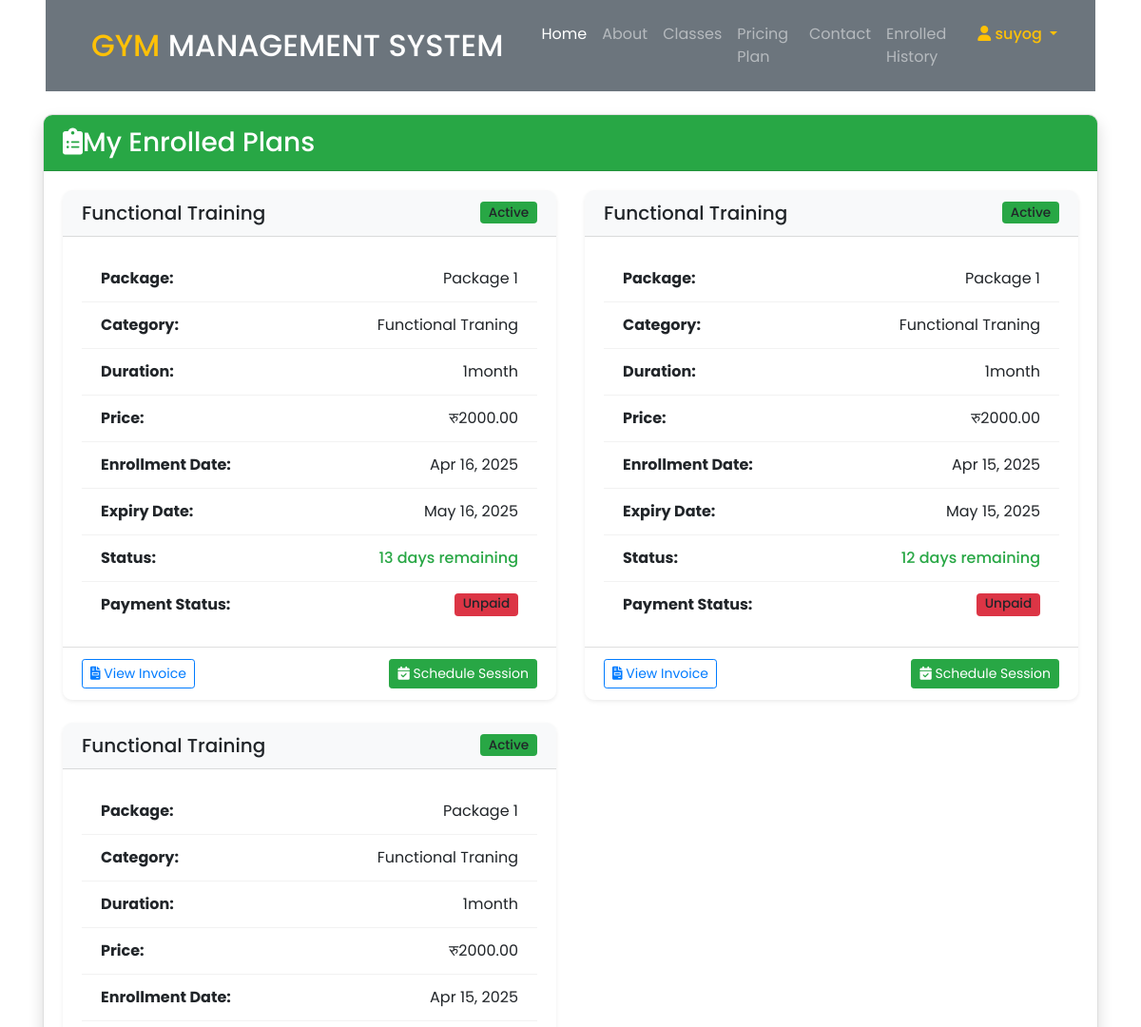
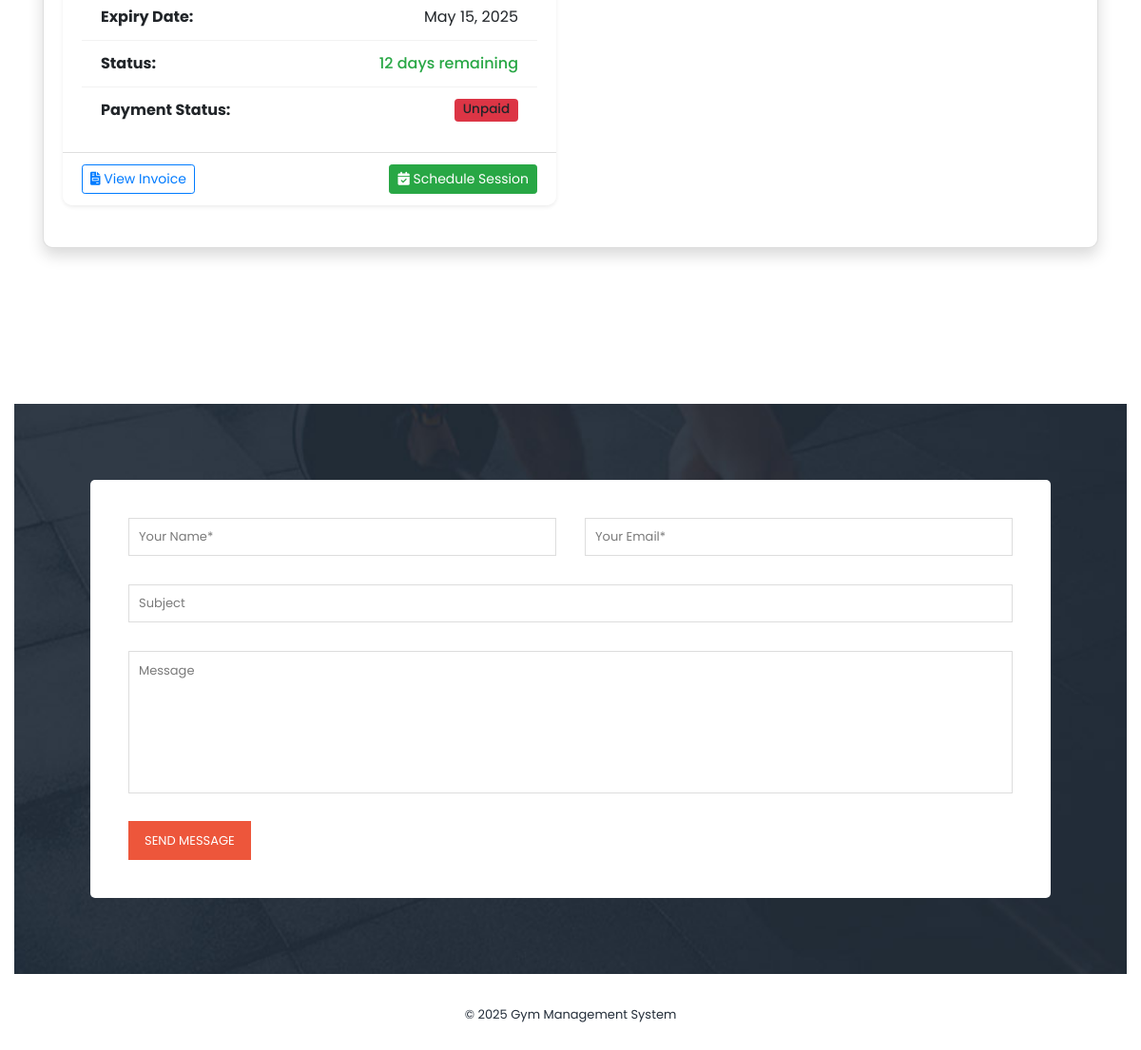
The page /member/enrolled-plans/ (signed in) on the database its author committed (2 pictures, top to bottom).
### app/models.py (models this page shows, shortened)
class Enroll(models.Model):
    package = models.ForeignKey(Package, on_delete=models.CASCADE, null=True, blank=True)
    register = models.ForeignKey(Signup, on_delete=models.CASCADE, null=True, blank=True)
    enrollnumber = models.CharField(max_length=100, null=True, blank=True)
    status = models.IntegerField(choices=STATUS, default=1)
    creationdate = models.DateTimeField(auto_now_add=True)

class Package(models.Model):
    category = models.ForeignKey(Category, on_delete=models.CASCADE, null=True)
    packagename = models.ForeignKey(Packagetype, on_delete=models.CASCADE, null=True)
    titlename = models.CharField(max_length=200, null=True)
    packageduration = models.CharField(max_length=50, null=True)
    price = models.DecimalField(max_digits=10, decimal_places=2, null=True)
    description = models.TextField(null=True)
    creationdate = models.DateTimeField(auto_now_add=True)

class Packagetype(models.Model):
    category = models.ForeignKey(Category, on_delete=models.CASCADE, null=True)
    packagename = models.CharField(max_length=200, null=True)
    creationdate = models.DateTimeField(auto_now_add=True)

class Category(models.Model):
    categoryname = models.CharField(max_length=200, null=True)
    status = models.CharField(max_length=300, null=True)
    creationdate = models.DateTimeField(auto_now_add=True)

### app/views.py (the view)
# urls.py: path('member/enrolled-plans/', enrolled_plans, name='enrolled_plans'),
def enrolled_plans(request):
    try:
        member_profile = get_object_or_404(Signup, user=request.user)
        enrolled_plans = Enroll.objects.filter(register=member_profile).select_related(
            'package',
            'package__packagename',
            'package__category'
        ).order_by('-creationdate')
        today = timezone.now().date()
        for enroll in enrolled_plans:
            duration_days = parse_duration(enroll.package.packageduration)
            expiry_date = enroll.creationdate.date() + timedelta(days=duration_days)
            remaining_days = (expiry_date - today).days
            enroll.remaining_days = remaining_days
            enroll.expiry_date = expiry_date
            enroll.duration_display = enroll.package.packageduration
            if remaining_days > 0:
                enroll.status = "Active"
                enroll.status_badge = "bg-success"
                enroll.days_display = f"{remaining_days} day{'s' if remaining_days != 1 else ''} remaining"
            elif remaining_days == 0:
                enroll.status = "Expiring Today"
                enroll.status_badge = "bg-warning"
                enroll.days_display = "Expires today"
            else:
                enroll.status = "Expired"
                enroll.status_badge = "bg-danger"
                enroll.days_display = f"Expired {abs(remaining_days)} day{'s' if abs(remaining_days) != 1 else ''} ago"
            enroll.payment_status = "Paid" if enroll.status == 1 else "Unpaid"
        context = {
            'enrolled_plans': enrolled_plans,
            'member': member_profile,
            'today': today
        }
        return render(request, 'enrolled_plans.html', context)
    except Exception as e:
        print(f"Error: {str(e)}")
        return render(request, 'enrolled_plans.html', {'error': str(e)})

### app/views.py (called while the page is built)
def parse_duration(duration_str):
    try:
        if 'month' in duration_str.lower():
            return 30  # Approximate 1 month as 30 days
        elif 'year' in duration_str.lower():
            return 365  # Approximate 1 year as 365 days
        elif 'week' in duration_str.lower():
            return 7  # 1 week as 7 days
        else:
            num = int(''.join(filter(str.isdigit, duration_str)))
            return num
    except:
        return 30  # Default to 30 days if parsing fails

### templates/enrolled_plans.html (shortened to what this page needs)
{% extends 'header.html' %}
{% load static %}
{% block main_content %}
<div class="container py-4">
    <div class="row">
        <div class="col-12">
            <div class="card shadow">
                <div class="card-header bg-success text-white">
                    <h3 class="mb-0">
                        <i class="fas fa-clipboard-list me-2"></i>My Enrolled Plans
                    </h3>
                </div>
                <div class="card-body">
                    {% if enrolled_plans %}
                    <div class="row">
                        {% for enroll in enrolled_plans %}
                        <div class="col-md-6 mb-4">
                            <div class="card h-100 border-0 shadow-sm">
                                <div class="card-header bg-light d-flex justify-content-between align-items-center">
                                    <h5 class="mb-0">{{ enroll.package.titlename }}</h5>
                                    <span class="badge {{ enroll.status_badge }}">{{ enroll.status }}</span>
                                </div>
                                <div class="card-body">
                                    <ul class="list-group list-group-flush">
                                        <li class="list-group-item d-flex justify-content-between">
                                            <span><strong>Package:</strong></span>
                                            <span>{{ enroll.package.packagename.packagename }}</span>
                                        </li>
                                        <li class="list-group-item d-flex justify-content-between">
                                            <span><strong>Category:</strong></span>
                                            <span>{{ enroll.package.category.categoryname }}</span>
                                        </li>
                                        <li class="list-group-item d-flex justify-content-between">
                                            <span><strong>Duration:</strong></span>
                                            <span>{{ enroll.duration_display }}</span>
                                        </li>
                                        <li class="list-group-item d-flex justify-content-between">
                                            <span><strong>Price:</strong></span>
                                            <span>रु{{ enroll.package.price }}</span>
                                        </li>
                                        <li class="list-group-item d-flex justify-content-between">
                                            <span><strong>Enrollment Date:</strong></span>
                                            <span>{{ enroll.creationdate|date:"M d, Y" }}</span>
                                        </li>
                                        <li class="list-group-item d-flex justify-content-between">
                                            <span><strong>Expiry Date:</strong></span>
                                            <span>{{ enroll.expiry_date|date:"M d, Y" }}</span>
                                        </li>
                                        <li class="list-group-item d-flex justify-content-between">
                                            <span><strong>Status:</strong></span>
                                            <span class="{% if enroll.remaining_days < 0 %}text-danger{% elif enroll.remaining_days <= 7 %}text-warning{% else %}text-success{% endif %}">
                                                {{ enroll.days_display }}
                                            </span>
                                        </li>
                                        <li class="list-group-item d-flex justify-content-between">
                                            <span><strong>Payment Status:</strong></span>
                                            <span class="badge {% if enroll.payment_status == 'Paid' %}bg-success{% else %}bg-danger{% endif %}">
                                                {{ enroll.payment_status }}
                                            </span>
                                        </li>
                                    </ul>
                                </div>
                                <div class="card-footer bg-white d-flex justify-content-between">
                                    <a href="{% url 'view_invoice' enroll.id %}" class="btn btn-sm btn-outline-primary">
                                        <i class="fas fa-file-invoice me-1"></i> View Invoice
                                    </a>
                                    {% if enroll.status == "Active" %}
                                    <a href="#" class="btn btn-sm btn-success">
                                        <i class="fas fa-calendar-check me-1"></i> Schedule Session
                                    </a>
                                    {% else %}
                                    <a href="{% url 'renew_plan' enroll.id %}" class="btn btn-sm btn-outline-danger">
                                        <i class="fas fa-sync-alt me-1"></i> Renew Plan
                                    </a>
                                    {% endif %}
                                </div>
                            </div>
                        </div>
                        {% endfor %}
                    </div>
                    {% else %}
                    <div class="alert alert-warning">
                        <i class="fas fa-exclamation-triangle me-2"></i>
                        You don't have any active plans. Please enroll in a package to get started.
                    </div>
                    {% endif %}
                </div>
            </div>
        </div>
    </div>
</div>
{% endblock %}

### templates/header.html (shortened to what this page needs)
{% load static %}
<!DOCTYPE html>
<html lang="en">
<head>
    <link rel="stylesheet" href="{% static 'assets/css/bootstrap.min.css' %}">
    <link rel="stylesheet" href="{% static 'assets/css/font-awesome.css' %}">
    <link rel="stylesheet" href="{% static 'assets/css/templatemo-training-studio.css' %}">
    <link rel="stylesheet" href="https://cdnjs.cloudflare.com/ajax/libs/font-awesome/6.0.0/css/all.min.css" />
</head>
<body>
<div class="container-fluid position-relative nav-bar p-0">
    <div class="position-relative px-lg-5" style="z-index: 9;">
        <nav class="navbar navbar-expand-lg bg-secondary navbar-dark py-3 py-lg-3 pl-3 pl-lg-5">
            <a href="/" class="navbar-brand">
                <h2 class="text-uppercase text-warning mb-0">Gym <span class="text-white">Management System</span></h2>
            </a>
            <div class="collapse navbar-collapse justify-content-between px-3" id="navbarCollapse">
                <ul class="navbar-nav ml-auto py-0">
                    <li class="nav-item"><a href="/" class="nav-link active">Home</a></li>
                    <li class="nav-item"><a href="#features" class="nav-link">About</a></li>
                    <li class="nav-item"><a href="#our-classes" class="nav-link">Classes</a></li>
                    <li class="nav-item"><a href="#trainers" class="nav-link">Pricing Plan</a></li>
                    <li class="nav-item"><a href="#contact-us" class="nav-link">Contact</a></li>
                    {% if request.user.is_authenticated %}
                        <li class="nav-item"><a href="/enrolled_history/" class="nav-link">Enrolled History</a></li>
                        <li class="nav-item dropdown">
                            <span class="nav-link dropdown-toggle text-warning" >
                                <i class="fa fa-user"></i> {{ request.user.first_name }}
                            </span>
                        </li>
                    {% else %}
                        <li class="nav-item"><a href="/login" class="nav-link">Login</a></li>
                    {% endif %}
                </ul>
            </div>
        </nav>
    </div>
</div>
<div class="main">
    {% block main_content %}
    {% endblock %}
</div>
<section class="section" id="contact-us">
    <div class="container-fluid">
        <div class="row">
            <div class="col-lg-12 col-md-6 col-xs-12">
                <div class="contact-form">
                    <form id="contact" action="" method="post">
                        <div class="row">
                            <div class="col-md-6">
                                <input name="name" type="text" id="name" placeholder="Your Name*" required>
                            </div>
                            <div class="col-md-6">
                                <input name="email" type="email" id="email" placeholder="Your Email*" required>
                            </div>
                            <div class="col-md-12">
                                <input name="subject" type="text" id="subject" placeholder="Subject">
                                <textarea name="message" rows="6" id="message" placeholder="Message" required></textarea>
                                <button type="submit" id="form-submit" class="main-button">Send Message</button>
                            </div>
                        </div>
                    </form>
                </div>
            </div>
        </div>
    </div>
</section>
<footer>
    <div class="container text-center">
        <p>© <script>document.write(new Date().getFullYear());</script> Gym Management System</p>
    </div>
</footer>
</body>
</html>

### static/assets/css/templatemo-training-studio.css (style rules this page uses)
html, body, div, span, applet, object, iframe, h1, h2, h3, h4, h5, h6, p, blockquote, div pre, a, abbr, acronym, address, big, cite, code, del, dfn, em, font, img, ins, kbd, q, s, samp, small, strike, strong, sub, sup, tt, var, b, u, i, center, dl, dt, dd, ol, ul, li, figure, header, nav, section, article, aside, footer, figcaption { margin: 0; padding: 0; border: 0; outline: 0; }
ul, li { padding: 0; margin: 0; list-style: none; }
header, nav, section, article, aside, footer, hgroup { display: block; }
* { box-sizing: border-box; }
html, body { font-family: 'Poppins', sans-serif; font-weight: 400; background-color: #fff; font-size: 16px; -ms-text-size-adjust: 100%; -webkit-font-smoothing: antialiased; -moz-osx-font-smoothing: grayscale; }
a { text-decoration: none !important; }
h1, h2, h3, h4, h5, h6 { margin-top: 0px; margin-bottom: 0px; }
ul { margin-bottom: 0px; }
p { font-size: 14px; line-height: 25px; color: #7a7a7a; }
html, body { background: #fff; font-family: 'Poppins', sans-serif; }
#contact-us { margin-top: 140px; }
#contact-us .contact-form { padding: 80px; background-image: url(../images/contact-bg.jpg); background-position: center center; background-repeat: no-repeat; background-size: cover; }
#contact-us .contact-form #contact { background-color: #fff; padding: 40px; border-radius: 5px; }
.contact-form input, .contact-form textarea { color: #7a7a7a; font-size: 13px; border: 1px solid #ddd; background-color: #fff; width: 100%; height: 40px; outline: none; line-height: 40px; padding: 0px 10px; -webkit-appearance: none; -moz-appearance: none; appearance: none; margin-bottom: 30px; }
.contact-form textarea { height: 150px; resize: none; }
.contact-form ::placeholder { color: #7a7a7a; }
.contact-form button { display: inline-block; font-size: 13px; padding: 11px 17px; background-color: #ed563b; color: #fff; text-align: center; font-weight: 400; text-transform: uppercase; transition: all .3s; border: none; outline: none; margin-top: -8px; }
footer { text-align: center; padding: 30px 0px; }
footer p { color: #232d39; font-size: 13px; }

### templates/header.html (style rules this page uses)
.dropdown { position: relative; display: inline-block; }
.dropdown-toggle { cursor: pointer; }

### templates/enrolled_plans.html (style rules this page uses)
.card { border-radius: 10px; transition: transform 0.2s; overflow: hidden; }
.list-group-item { padding: 0.75rem 1.25rem; border-color: rgba(0,0,0,.05); }
.badge { font-size: 0.85rem; padding: 0.35em 0.65em; font-weight: 500; }
.bg-success { background-color: #28a745!important; }
.bg-danger { background-color: #dc3545!important; }
.text-warning { color: #ffc107!important; font-weight: 500; }
.text-success { color: #28a745!important; font-weight: 500; }

### rows shown on the page
Enroll: package.titlename "Functional Training", status "Active", package.packagename.packagename "Package 1", package.category.categoryname "Functional Traning", duration_display "1month", package.price "2000.00", creationdate "Apr 16, 2025", expiry_date "May 16, 2025", days_display "13 days remaining", payment_status "Unpaid", shows "Schedule Session"
Enroll: package.titlename "Functional Training", status "Active", package.packagename.packagename "Package 1", package.category.categoryname "Functional Traning", duration_display "1month", package.price "2000.00", creationdate "Apr 15, 2025", expiry_date "May 15, 2025", days_display "12 days remaining", payment_status "Unpaid", shows "Schedule Session"
Enroll: package.titlename "Functional Training", status "Active", package.packagename.packagename "Package 1", package.category.categoryname "Functional Traning", duration_display "1month", package.price "2000.00", creationdate "Apr 15, 2025", expiry_date "May 15, 2025", days_display "12 days remaining", payment_status "Unpaid", shows "Schedule Session"

### other values the page prints
{{ request.user.first_name }} "suyog"
